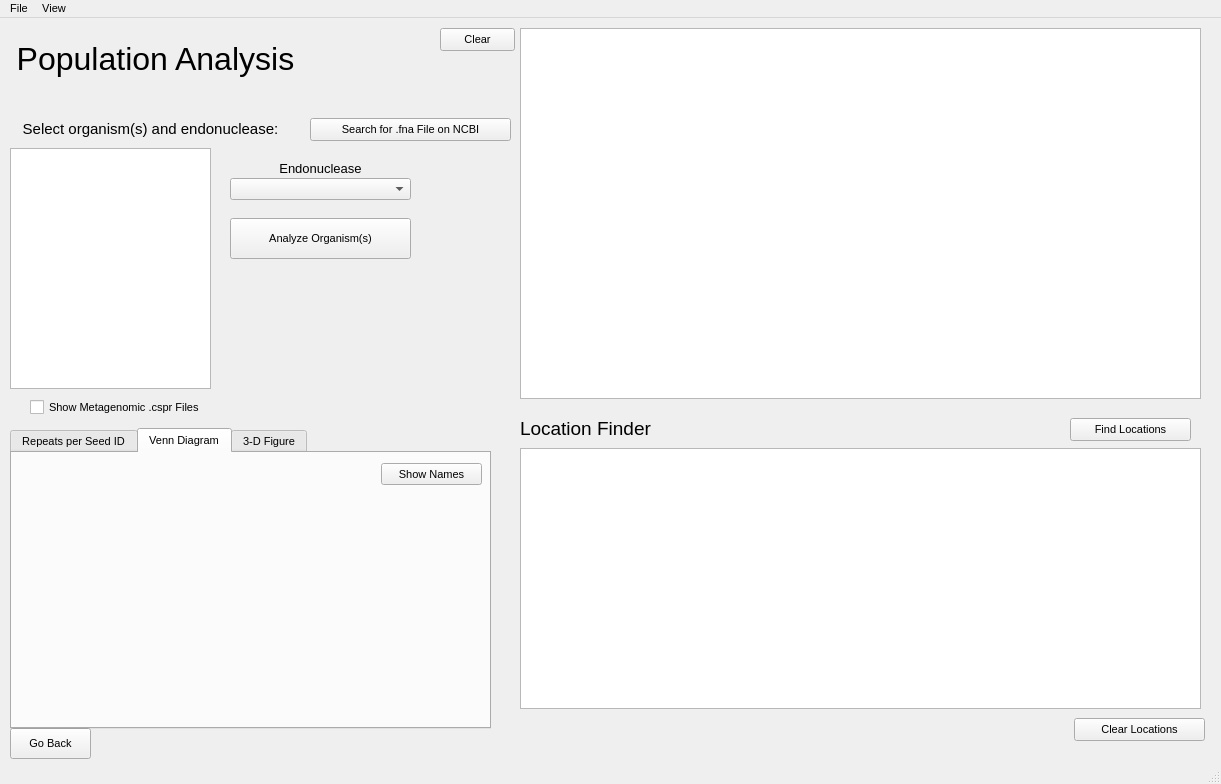
<?xml version="1.0" encoding="UTF-8"?>
<ui version="4.0">
 <class>MainWindow</class>
 <widget class="QMainWindow" name="MainWindow">
  <property name="geometry">
   <rect>
    <x>0</x>
    <y>0</y>
    <width>1221</width>
    <height>784</height>
   </rect>
  </property>
  <property name="font">
   <font>
    <pointsize>8</pointsize>
   </font>
  </property>
  <property name="windowTitle">
   <string>MainWindow</string>
  </property>
  <widget class="QWidget" name="centralwidget">
   <widget class="QLabel" name="label">
    <property name="geometry">
     <rect>
      <x>10</x>
      <y>20</y>
      <width>291</width>
      <height>41</height>
     </rect>
    </property>
    <property name="font">
     <font>
      <pointsize>24</pointsize>
      <weight>50</weight>
      <bold>false</bold>
     </font>
    </property>
    <property name="text">
     <string>Population Analysis</string>
    </property>
    <property name="alignment">
     <set>Qt::AlignCenter</set>
    </property>
   </widget>
   <widget class="QLabel" name="label_2">
    <property name="geometry">
     <rect>
      <x>10</x>
      <y>90</y>
      <width>281</width>
      <height>41</height>
     </rect>
    </property>
    <property name="font">
     <font>
      <pointsize>11</pointsize>
     </font>
    </property>
    <property name="text">
     <string>Select organism(s) and endonuclease:</string>
    </property>
    <property name="alignment">
     <set>Qt::AlignCenter</set>
    </property>
   </widget>
   <widget class="QPushButton" name="goBackButton">
    <property name="geometry">
     <rect>
      <x>10</x>
      <y>710</y>
      <width>81</width>
      <height>31</height>
     </rect>
    </property>
    <property name="text">
     <string>Go Back</string>
    </property>
   </widget>
   <widget class="QPushButton" name="find_locs_button">
    <property name="geometry">
     <rect>
      <x>1070</x>
      <y>400</y>
      <width>121</width>
      <height>23</height>
     </rect>
    </property>
    <property name="text">
     <string>Find Locations</string>
    </property>
   </widget>
   <widget class="QPushButton" name="analyze_button">
    <property name="geometry">
     <rect>
      <x>230</x>
      <y>200</y>
      <width>181</width>
      <height>41</height>
     </rect>
    </property>
    <property name="text">
     <string>Analyze Organism(s)</string>
    </property>
   </widget>
   <widget class="QTableWidget" name="table2">
    <property name="geometry">
     <rect>
      <x>520</x>
      <y>10</y>
      <width>681</width>
      <height>371</height>
     </rect>
    </property>
    <property name="verticalScrollMode">
     <enum>QAbstractItemView::ScrollPerPixel</enum>
    </property>
    <property name="horizontalScrollMode">
     <enum>QAbstractItemView::ScrollPerPixel</enum>
    </property>
   </widget>
   <widget class="QTableWidget" name="org_Table">
    <property name="geometry">
     <rect>
      <x>10</x>
      <y>130</y>
      <width>201</width>
      <height>241</height>
     </rect>
    </property>
    <property name="horizontalScrollMode">
     <enum>QAbstractItemView::ScrollPerPixel</enum>
    </property>
   </widget>
   <widget class="QLabel" name="label_3">
    <property name="geometry">
     <rect>
      <x>230</x>
      <y>140</y>
      <width>181</width>
      <height>21</height>
     </rect>
    </property>
    <property name="font">
     <font>
      <pointsize>10</pointsize>
     </font>
    </property>
    <property name="text">
     <string>Endonuclease</string>
    </property>
    <property name="alignment">
     <set>Qt::AlignCenter</set>
    </property>
   </widget>
   <widget class="QComboBox" name="endoBox">
    <property name="geometry">
     <rect>
      <x>230</x>
      <y>160</y>
      <width>181</width>
      <height>22</height>
     </rect>
    </property>
   </widget>
   <widget class="QTabWidget" name="tabWidget">
    <property name="geometry">
     <rect>
      <x>10</x>
      <y>410</y>
      <width>481</width>
      <height>301</height>
     </rect>
    </property>
    <property name="currentIndex">
     <number>1</number>
    </property>
    <widget class="pop_analysis_repeats_graph" name="pop_analysis_repeats_graph">
     <attribute name="title">
      <string>Repeats per Seed ID</string>
     </attribute>
    </widget>
    <widget class="pop_analysis_venn_diagram" name="pop_analysis_venn_diagram">
     <attribute name="title">
      <string>Venn Diagram</string>
     </attribute>
     <widget class="QPushButton" name="show_names2">
      <property name="geometry">
       <rect>
        <x>369</x>
        <y>10</y>
        <width>101</width>
        <height>22</height>
       </rect>
      </property>
      <property name="text">
       <string>Show Names</string>
      </property>
     </widget>
    </widget>
    <widget class="pop_analysis_3dgraph" name="pop_analysis_3dgraph">
     <attribute name="title">
      <string>3-D Figure</string>
     </attribute>
     <widget class="QPushButton" name="show_names">
      <property name="geometry">
       <rect>
        <x>390</x>
        <y>10</y>
        <width>80</width>
        <height>22</height>
       </rect>
      </property>
      <property name="text">
       <string>Show Names</string>
      </property>
     </widget>
    </widget>
   </widget>
   <widget class="QLabel" name="label_4">
    <property name="geometry">
     <rect>
      <x>520</x>
      <y>400</y>
      <width>151</width>
      <height>21</height>
     </rect>
    </property>
    <property name="font">
     <font>
      <pointsize>14</pointsize>
     </font>
    </property>
    <property name="text">
     <string>Location Finder</string>
    </property>
    <property name="alignment">
     <set>Qt::AlignLeading|Qt::AlignLeft|Qt::AlignVCenter</set>
    </property>
   </widget>
   <widget class="QTableWidget" name="loc_finder_table">
    <property name="geometry">
     <rect>
      <x>520</x>
      <y>430</y>
      <width>681</width>
      <height>261</height>
     </rect>
    </property>
    <property name="horizontalScrollMode">
     <enum>QAbstractItemView::ScrollPerPixel</enum>
    </property>
   </widget>
   <widget class="QPushButton" name="clear_Button">
    <property name="geometry">
     <rect>
      <x>440</x>
      <y>10</y>
      <width>75</width>
      <height>23</height>
     </rect>
    </property>
    <property name="text">
     <string>Clear</string>
    </property>
   </widget>
   <widget class="QPushButton" name="ncbi_search_button">
    <property name="geometry">
     <rect>
      <x>310</x>
      <y>100</y>
      <width>201</width>
      <height>23</height>
     </rect>
    </property>
    <property name="text">
     <string>Search for .fna File on NCBI</string>
    </property>
   </widget>
   <widget class="QCheckBox" name="meta_genomic_cspr_checkbox">
    <property name="geometry">
     <rect>
      <x>30</x>
      <y>380</y>
      <width>251</width>
      <height>18</height>
     </rect>
    </property>
    <property name="text">
     <string>Show Metagenomic .cspr Files</string>
    </property>
   </widget>
   <widget class="QPushButton" name="clear_loc_button">
    <property name="geometry">
     <rect>
      <x>1074</x>
      <y>700</y>
      <width>131</width>
      <height>23</height>
     </rect>
    </property>
    <property name="text">
     <string>Clear Locations</string>
    </property>
   </widget>
  </widget>
  <widget class="QMenuBar" name="menubar">
   <property name="geometry">
    <rect>
     <x>0</x>
     <y>0</y>
     <width>1221</width>
     <height>22</height>
    </rect>
   </property>
   <widget class="QMenu" name="menuFile">
    <property name="title">
     <string>File</string>
    </property>
   </widget>
   <widget class="QMenu" name="menuView">
    <property name="title">
     <string>View</string>
    </property>
   </widget>
   <addaction name="menuFile"/>
   <addaction name="menuView"/>
  </widget>
  <widget class="QStatusBar" name="statusbar"/>
  <action name="actionMetaGenome_Parser">
   <property name="text">
    <string>MetaGenome Parser</string>
   </property>
  </action>
 </widget>
 <customwidgets>
  <customwidget>
   <class>pop_analysis_repeats_graph</class>
   <extends>QWidget</extends>
   <header>pop_analysis_repeats_graph.h</header>
   <container>1</container>
  </customwidget>
  <customwidget>
   <class>pop_analysis_venn_diagram</class>
   <extends>QWidget</extends>
   <header>pop_analysis_venn_diagram.h</header>
   <container>1</container>
  </customwidget>
  <customwidget>
   <class>pop_analysis_3dgraph</class>
   <extends>QWidget</extends>
   <header>pop_analysis_3dgraph.h</header>
   <container>1</container>
  </customwidget>
 </customwidgets>
 <resources/>
 <connections/>
</ui>
